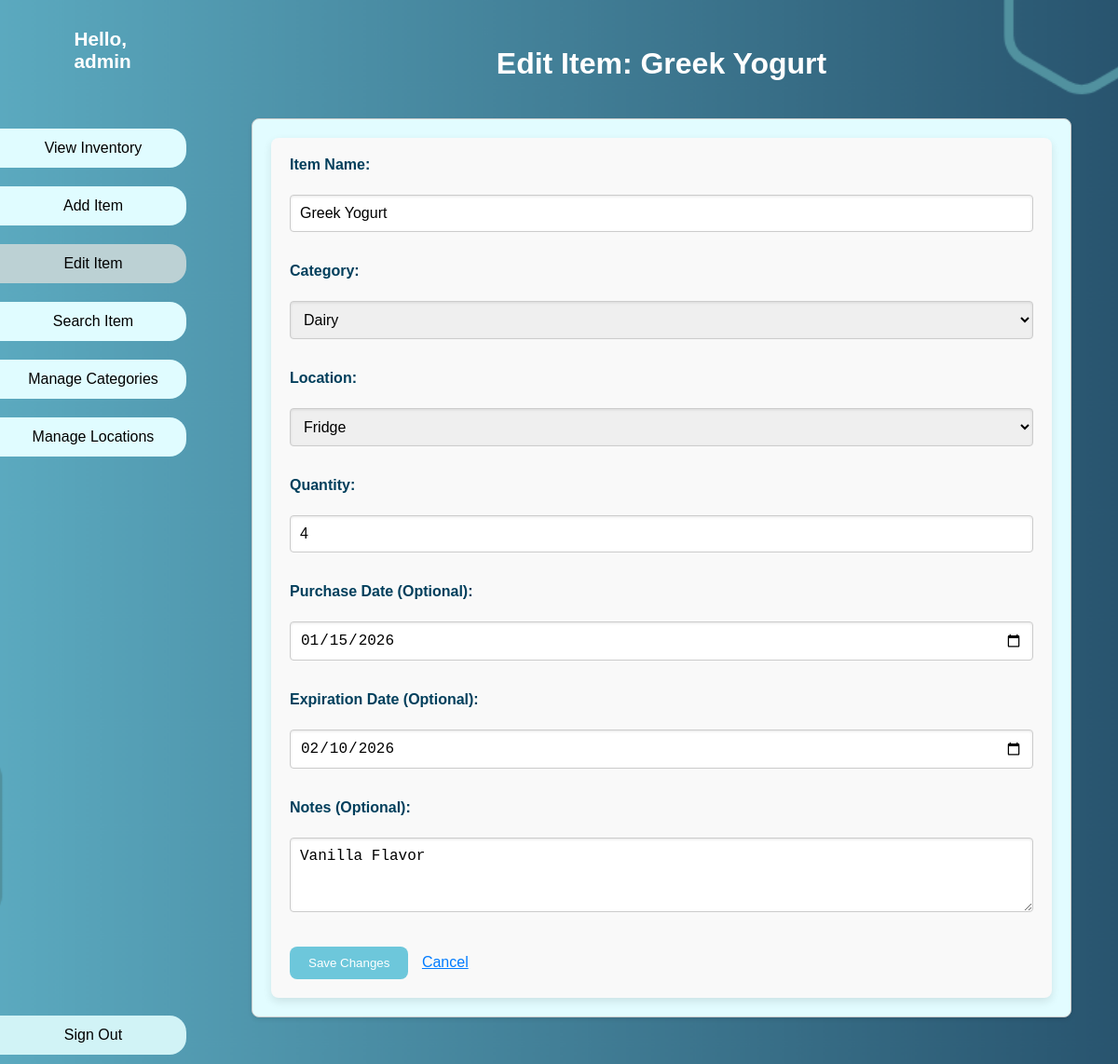
The page /edit/12 (signed in) on the database its author committed.
### tables this page shows
CREATE TABLE "Items" (
	"ItemID"	INTEGER NOT NULL,
	"ItemName"	VARCHAR(100) NOT NULL,
	"Quantity"	INT NOT NULL DEFAULT 1,
	"PurchaseDate"	DATE DEFAULT NULL,
	"ExpirationDate"	DATE DEFAULT NULL,
	"CategoryID"	INT,
	"LocationID"	INT,
	"UserID"	INT NOT NULL,
	"Notes"	TEXT,
	PRIMARY KEY("ItemID" AUTOINCREMENT),
	FOREIGN KEY("CategoryID") REFERENCES "Category"("CategoryID") ON DELETE SET NULL,
	FOREIGN KEY("LocationID") REFERENCES "Location"("LocationID") ON DELETE SET NULL,
	FOREIGN KEY("UserID") REFERENCES "Users"("UserID") ON DELETE NO ACTION
);

CREATE TABLE "Category" (
	"CategoryID"	INTEGER NOT NULL,
	"CategoryName"	VARCHAR(100) NOT NULL,
	PRIMARY KEY("CategoryID" AUTOINCREMENT)
);

CREATE TABLE "Location" (
	"LocationID"	INTEGER NOT NULL,
	"LocationName"	VARCHAR(100) NOT NULL,
	PRIMARY KEY("LocationID" AUTOINCREMENT)
);

### app.py (the view)
@app.route('/edit/<int:item_id>', methods=['GET'])
@login_required
def edit_item_form(item_id):
    print(f"Accessing /edit/{item_id} route (GET) as user ID: {session.get('user_id')}")
    item = query_db("SELECT * FROM Items WHERE ItemID = ?", [item_id], one=True)
    categories = query_db("SELECT CategoryID, CategoryName FROM Category ORDER BY CategoryName") or []
    locations  = query_db("SELECT LocationID, LocationName FROM Location ORDER BY LocationName") or []
    if item: return render_template('edit_item.html', item=item, categories=categories, locations=locations)
    else: flash(f"Item ID {item_id} not found.", "danger"); return redirect(url_for('view_inventory'))

### app.py (called while the page is built)
def get_db():
    db = getattr(g, '_database', None)
    if db is None:
        try:
            db = sqlite3.connect(app.config['DATABASE'])
            db.row_factory = sqlite3.Row
            db.execute("PRAGMA foreign_keys = ON")
            g._database = db
            print("Database connection opened.")
        except sqlite3.Error as e:
            print(f"DATABASE CONNECTION ERROR: {e}")
            flash(f"Database connection error: {e}", "danger")
            return None
    return db

@app.teardown_appcontext
def close_connection(exception):
    db = getattr(g, '_database', None)
    if db is not None:
        db.close()
        print("Database connection closed.")

def query_db(query, args=(), one=False):
    db = get_db()
    if not db: return None
    cursor = None
    try:
        cursor = db.cursor()
        print(f"Executing DB query: {query} | args: {args}")
        cursor.execute(query, args)
        is_select_query = query.strip().upper().startswith("SELECT")
        if is_select_query:
            rows = cursor.fetchall()
            print("SELECT query executed.")
        else:
            db.commit(); rows = []
            print("Non-SELECT query executed and committed.")
        result = (rows[0] if rows else None) if one else rows
        return result
    except sqlite3.Error as e:
        print(f"DATABASE QUERY/EXECUTION ERROR: {e}"); print(f"Failed Query: {query} | Args: {args}")
        flash(f"Database operation failed: {e}", "danger")
        return None
    finally:
        if cursor: cursor.close()

def login_required(f):
    @wraps(f)
    def decorated_function(*args, **kwargs):
        if 'user_id' not in session:
            flash("Please log in to access this page.", "warning")
            return redirect(url_for('login_page', next=request.url))
        return f(*args, **kwargs)
    return decorated_function

### templates/edit_item.html (shortened to what this page needs)
<!DOCTYPE html>
<html lang="en">
<head>
    <link rel="stylesheet" href="{{ url_for('static', filename='style.css') }}" />
</head>
<body class="edit-item-page">
    <div class="container">
        <aside class="sidebar">
            <div class="user-info">
              <h2>Hello,<br />{{ session.username if session.username else 'User' }}</h2>
            </div>
            <a href="{{ url_for('view_inventory') }}"><button>View Inventory</button></a>
            <a href="{{ url_for('add_item_form') }}"><button>Add Item</button></a>
            <a href="{{ url_for('view_inventory') }}"><button class="active">Edit Item</button></a>
            <a href="{{ url_for('search_items_form') }}"><button>Search Item</button></a>
            <a href="{{ url_for('manage_categories') }}"><button>Manage Categories</button></a>
            <a href="{{ url_for('manage_locations') }}"><button>Manage Locations</button></a>
            <a href="{{ url_for('logout_action') }}"><button class="signout">Sign Out</button></a>
        </aside>
        <main class="main-content">
            <header class="header"> <h1>Edit Item: {{ item.ItemName if item else 'N/A' }}</h1> </header>
            <div class="content-box">
                {% if item %}
                <form method="POST" action="{{ url_for('edit_item_action', item_id=item.ItemID) }}">
                    <label for="item_name">Item Name:</label><br />
                    <input type="text" id="item_name" name="item_name" value="{{ submitted.item_name if submitted else item.ItemName }}" required><br /><br />
                    <label for="category_id">Category:</label><br />
                    <select id="category_id" name="category_id" required>
                        {% for category in categories %}
                          <option value="{{ category.CategoryID }}" {% if submitted and submitted.category_id == category.CategoryID|string %}selected{% elif not submitted and item.CategoryID == category.CategoryID %}selected{% endif %}> {{ category.CategoryName }} </option>
                        {% endfor %}
                    </select> <br/><br/>
                    <label for="location_id">Location:</label><br />
                    <select id="location_id" name="location_id" required>
                        {% for location in locations %}
                          <option value="{{ location.LocationID }}" {% if submitted and submitted.location_id == location.LocationID|string %}selected{% elif not submitted and item.LocationID == location.LocationID %}selected{% endif %}> {{ location.LocationName }} </option>
                        {% endfor %}
                    </select> <br/><br/>
                    <label for="quantity">Quantity:</label><br />
                    <input type="number" id="quantity" name="quantity" value="{{ submitted.quantity if submitted else item.Quantity }}" min="0" required><br /><br />
                    <label for="purchase_date">Purchase Date (Optional):</label><br />
                    <input type="date" id="purchase_date" name="purchase_date" value="{{ submitted.purchase_date if submitted else (item.PurchaseDate if item.PurchaseDate else '') }}"><br /><br />
                    <label for="expiration_date">Expiration Date (Optional):</label><br />
                    <input type="date" id="expiration_date" name="expiration_date" value="{{ submitted.expiration_date if submitted else (item.ExpirationDate if item.ExpirationDate else '') }}"><br /><br />
                    <label for="notes">Notes (Optional):</label><br />
                    <textarea id="notes" name="notes">{{ submitted.notes if submitted else (item.Notes if item and item.Notes else '') }}</textarea><br /><br />
                    <button class="form-button" type="submit">Save Changes</button>
                    <a href="{{ url_for('view_inventory') }}" style="margin-left: 10px;">Cancel</a>
                </form>
                {% else %}
                  <p>Item details could not be loaded.</p>
                  <a href="{{ url_for('view_inventory') }}">Back to Inventory</a>
                {% endif %}
            </div>
        </main>
    </div>
</body>
</html>

### static/style.css (style rules this page uses)
* { margin: 0; padding: 0; box-sizing: border-box; }
body, html { height: 100%; font-family: Arial, sans-serif; }
body { background: url("background2.png") no-repeat center center fixed; background-size: cover; background-repeat: no-repeat; background-position: center; }
.container { display: flex; height: 100vh; color: #333; }
.sidebar { width: 220px; display: flex; flex-direction: column; }
.user-info { display: flex; flex-direction: column; justify-content: center; align-items: center; margin-top: 10px; padding: 20px; }
.user-info h2 { margin-bottom: 30px; font-size: 1.3rem; color: #ffffff; }
.sidebar button.active { background-color: #bcd1d4; border: none; cursor: default; }
.sidebar button { margin: 10px 20px 10px 0px; width: 200px; padding: 12px; background-color: #e0fcff; border: none; border-radius: 0px 18px 18px 0px; font-size: 1rem; cursor: pointer; transition: background-color 0.3s ease; }
.sidebar .signout { background-color: #d1f3f6; position: absolute; bottom: 0; }
.main-content { flex: 1; padding: 30px; overflow-y: auto; }
.header { display: flex; justify-content: center; align-items: center; }
.header h1 { color: #ffffff; margin:20px; }
.content-box { background-color: #e2fcff; border: 1px solid #ccc; border-radius: 8px; padding: 20px; margin: 20px; box-shadow: 0 2px 5px rgba(0, 0, 0, 0.1); }
a { color: #007bff; text-decoration: underline; cursor: pointer; }
body:not(.login-page, .inventory-page, .manage-categories-page, .manage-locations-page) form { background-color: #f9f9f9; border-radius: 8px; padding: 20px; box-shadow: 0 4px 10px rgba(0, 0, 0, 0.1); }
label { font-size: 1rem; font-weight: bold; margin-bottom: 5px; display: block; color: #003f5c; }
body:not(.login-page, .inventory-page) input[type="text"], body:not(.login-page) input[type="number"], body:not(.login-page) input[type="date"], body:not(.login-page) select, body:not(.login-page) textarea { width: 100%; padding: 10px; margin-bottom: 15px; border: 1px solid #ccc; border-radius: 4px; font-size: 1rem; box-shadow: inset 0 1px 3px rgba(0, 0, 0, 0.1); }
body:not(.login-page) textarea { height: 80px; resize: vertical; }
button.form-button, button[type="submit"] { background-color: #6dc7db; color: #ffffff; border: none; border-radius: 8px; padding: 10px 20px; cursor: pointer; transition: background-color 0.3s ease; }

### rows shown on the page
Items: ItemName "Greek Yogurt", item_name "Greek Yogurt", category_id "Dairy", location_id "Fridge", quantity "4", purchase_date "01/15/2026", expiration_date "02/10/2026", notes "Vanilla Flavor"

### other values the page prints
{{ session.username if session.username else 'User' }} "admin"
